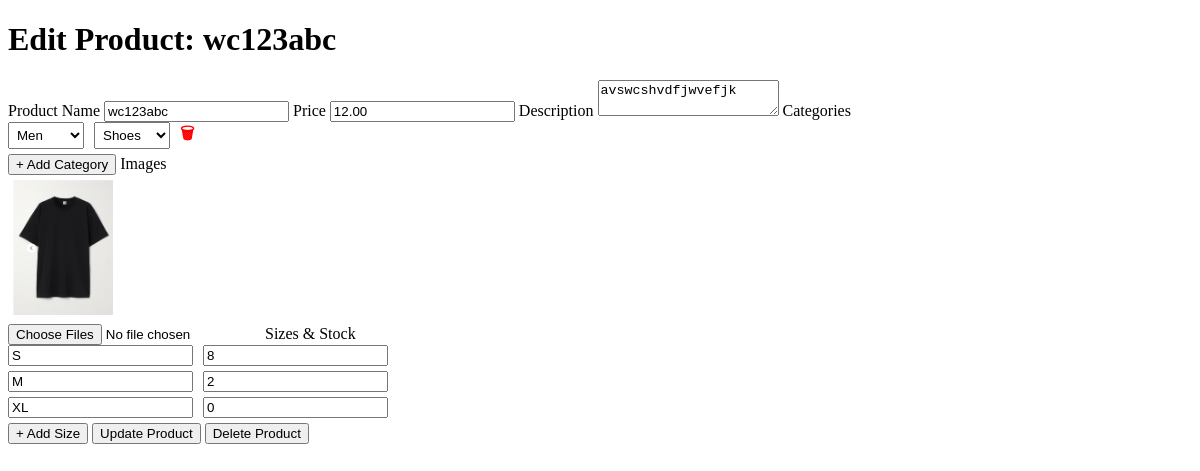
Before: /view_product.php?product_id=10 (signed in) with the older database file.
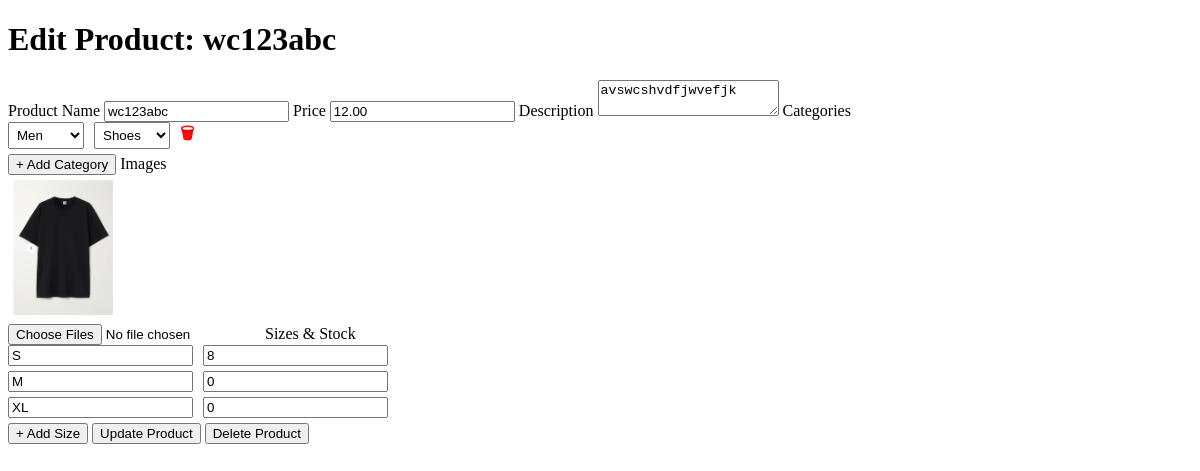
After: the same page with the newer database file.
### tables this page shows
CREATE TABLE `product_stock` (
  `stock_id` int(11) NOT NULL,
  `product_id` int(11) NOT NULL,
  `size` varchar(10) NOT NULL,
  `quantity` int(11) NOT NULL,
  `created_at` datetime DEFAULT current_timestamp(),
  `updated_at` datetime DEFAULT current_timestamp() ON UPDATE current_timestamp()
);

### view_product.php (the view, shortened to what this page needs)
<?php
require 'db.php';
$user_id = $_SESSION['user_id'];
$product_id = $_GET['product_id'];
$stmt = $pdo->prepare("SELECT * FROM product WHERE product_id = ? AND user_id = ?");
$stmt->execute([$product_id, $user_id]);
$product = $stmt->fetch();
$img_stmt = $pdo->prepare("SELECT * FROM product_image WHERE product_id = ?");
$img_stmt->execute([$product_id]);
$images = $img_stmt->fetchAll();
$stock_stmt = $pdo->prepare("SELECT * FROM product_stock WHERE product_id = ?");
$stock_stmt->execute([$product_id]);
$stocks = $stock_stmt->fetchAll();
?>
<!DOCTYPE html>
<html lang="en">
<head>
</head>
<body>
  <h1>Edit Product: <?= htmlspecialchars($product['product_name']) ?></h1>
  <form action="update_product.php" method="POST" enctype="multipart/form-data">
    <label>Product Name</label>
    <input type="text" name="product_name" value="<?= htmlspecialchars($product['product_name']) ?>" required>
    <label>Price</label>
    <input type="number" step="0.01" name="price" value="<?= $product['price'] ?>" required>
    <label>Description</label>
    <textarea name="description" required><?= htmlspecialchars($product['description']) ?></textarea>
    <label>Categories</label>
    <div id="categoryWrapper"></div>
    <button type="button" onclick="addCategoryRow()">+ Add Category</button>
    <label>Images</label><br>
    <?php foreach ($images as $img): ?>
      <img src="<?= htmlspecialchars($img['image_path']) ?>" alt="Image">
    <?php endforeach; ?>
    <br>
    <input type="file" name="images[]" multiple accept="image/*">
    <label>Sizes & Stock</label>
    <div id="sizeStockWrapper">
      <?php foreach ($stocks as $stock): ?>
        <div class="size-stock-row">
          <input type="text" name="sizes[]" value="<?= htmlspecialchars($stock['size']) ?>" required>
          <input type="number" name="stock[]" value="<?= $stock['quantity'] ?>" required>
        </div>
      <?php endforeach; ?>
    </div>
    <button type="button" onclick="addSizeStockRow()">+ Add Size</button>
    <button type="submit">Update Product</button>
    <button type="button" onclick="confirmDelete()">Delete Product</button>
  </form>
</body>
</html>

Changed rows visible on the page:
changed product_stock (number 2 of 3 on the later page): quantity "2" → "0"
